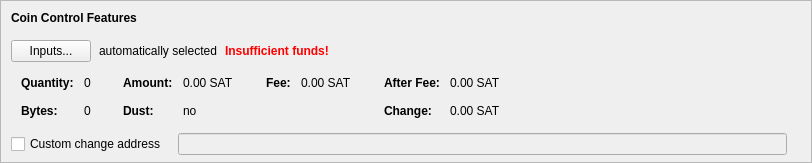
    <widget class="QFrame" name="frameCoinControl">
     <property name="sizePolicy">
      <sizepolicy hsizetype="Expanding" vsizetype="Expanding">
       <horstretch>0</horstretch>
       <verstretch>0</verstretch>
      </sizepolicy>
     </property>
     <property name="maximumSize">
      <size>
       <width>16777215</width>
       <height>16777215</height>
      </size>
     </property>
     <property name="frameShape">
      <enum>QFrame::StyledPanel</enum>
     </property>
     <property name="frameShadow">
      <enum>QFrame::Sunken</enum>
     </property>
     <layout class="QVBoxLayout" name="verticalLayoutCoinControl2">
      <property name="spacing">
       <number>0</number>
      </property>
      <property name="leftMargin">
       <number>0</number>
      </property>
      <property name="topMargin">
       <number>0</number>
      </property>
      <property name="rightMargin">
       <number>0</number>
      </property>
      <property name="bottomMargin">
       <number>6</number>
      </property>
      <item>
       <layout class="QVBoxLayout" name="verticalLayoutCoinControl" stretch="0,0,0,0,1">
        <property name="spacing">
         <number>0</number>
        </property>
        <property name="leftMargin">
         <number>10</number>
        </property>
        <property name="topMargin">
         <number>10</number>
        </property>
        <item>
         <layout class="QHBoxLayout" name="horizontalLayoutCoinControl1">
          <property name="bottomMargin">
           <number>15</number>
          </property>
          <item>
           <widget class="QLabel" name="labelCoinControlFeatures">
            <property name="sizePolicy">
             <sizepolicy hsizetype="Preferred" vsizetype="Maximum">
              <horstretch>0</horstretch>
              <verstretch>0</verstretch>
             </sizepolicy>
            </property>
            <property name="font">
             <font>
              <weight>75</weight>
              <bold>true</bold>
             </font>
            </property>
            <property name="styleSheet">
             <string notr="true">font-weight:bold;</string>
            </property>
            <property name="text">
             <string>Coin Control Features</string>
            </property>
           </widget>
          </item>
         </layout>
        </item>
        <item>
         <layout class="QHBoxLayout" name="horizontalLayoutCoinControl2" stretch="0,0,0,0">
          <property name="spacing">
           <number>8</number>
          </property>
          <property name="bottomMargin">
           <number>10</number>
          </property>
          <item>
           <widget class="QPushButton" name="pushButtonCoinControl">
            <property name="styleSheet">
             <string notr="true"/>
            </property>
            <property name="text">
             <string>Inputs...</string>
            </property>
            <property name="autoDefault">
             <bool>false</bool>
            </property>
           </widget>
          </item>
          <item>
           <widget class="QLabel" name="labelCoinControlAutomaticallySelected">
            <property name="text">
             <string>automatically selected</string>
            </property>
            <property name="margin">
             <number>5</number>
            </property>
           </widget>
          </item>
          <item>
           <widget class="QLabel" name="labelCoinControlInsuffFunds">
            <property name="font">
             <font>
              <weight>75</weight>
              <bold>true</bold>
             </font>
            </property>
            <property name="styleSheet">
             <string notr="true">color:red;font-weight:bold;</string>
            </property>
            <property name="text">
             <string>Insufficient funds!</string>
            </property>
            <property name="margin">
             <number>5</number>
            </property>
           </widget>
          </item>
          <item>
           <spacer name="horizontalSpacerCoinControl">
            <property name="orientation">
             <enum>Qt::Horizontal</enum>
            </property>
            <property name="sizeHint" stdset="0">
             <size>
              <width>40</width>
              <height>1</height>
             </size>
            </property>
           </spacer>
          </item>
         </layout>
        </item>
        <item>
         <widget class="QWidget" name="widgetCoinControl" native="true">
          <property name="sizePolicy">
           <sizepolicy hsizetype="Preferred" vsizetype="Preferred">
            <horstretch>0</horstretch>
            <verstretch>0</verstretch>
           </sizepolicy>
          </property>
          <property name="minimumSize">
           <size>
            <width>0</width>
            <height>0</height>
           </size>
          </property>
          <property name="styleSheet">
           <string notr="true"/>
          </property>
          <layout class="QHBoxLayout" name="horizontalLayoutCoinControl5">
           <property name="leftMargin">
            <number>0</number>
           </property>
           <property name="topMargin">
            <number>0</number>
           </property>
           <property name="rightMargin">
            <number>0</number>
           </property>
           <property name="bottomMargin">
            <number>0</number>
           </property>
           <item>
            <layout class="QHBoxLayout" name="horizontalLayoutCoinControl3" stretch="0,0,0,1">
             <property name="spacing">
              <number>20</number>
             </property>
             <property name="topMargin">
              <number>0</number>
             </property>
             <property name="bottomMargin">
              <number>10</number>
             </property>
             <item>
              <layout class="QFormLayout" name="formLayoutCoinControl1">
               <property name="horizontalSpacing">
                <number>10</number>
               </property>
               <property name="verticalSpacing">
                <number>14</number>
               </property>
               <property name="leftMargin">
                <number>10</number>
               </property>
               <property name="topMargin">
                <number>4</number>
               </property>
               <property name="rightMargin">
                <number>6</number>
               </property>
               <item row="0" column="0">
                <widget class="QLabel" name="labelCoinControlQuantityText">
                 <property name="font">
                  <font>
                   <weight>75</weight>
                   <bold>true</bold>
                  </font>
                 </property>
                 <property name="text">
                  <string>Quantity:</string>
                 </property>
                 <property name="margin">
                  <number>0</number>
                 </property>
                </widget>
               </item>
               <item row="0" column="1">
                <widget class="QLabel" name="labelCoinControlQuantity">
                 <property name="cursor">
                  <cursorShape>IBeamCursor</cursorShape>
                 </property>
                 <property name="contextMenuPolicy">
                  <enum>Qt::ActionsContextMenu</enum>
                 </property>
                 <property name="text">
                  <string notr="true">0</string>
                 </property>
                 <property name="margin">
                  <number>0</number>
                 </property>
                 <property name="textInteractionFlags">
                  <set>Qt::LinksAccessibleByMouse|Qt::TextSelectableByKeyboard|Qt::TextSelectableByMouse</set>
                 </property>
                </widget>
               </item>
               <item row="1" column="0">
                <widget class="QLabel" name="labelCoinControlBytesText">
                 <property name="font">
                  <font>
                   <weight>75</weight>
                   <bold>true</bold>
                  </font>
                 </property>
                 <property name="text">
                  <string>Bytes:</string>
                 </property>
                </widget>
               </item>
               <item row="1" column="1">
                <widget class="QLabel" name="labelCoinControlBytes">
                 <property name="cursor">
                  <cursorShape>IBeamCursor</cursorShape>
                 </property>
                 <property name="contextMenuPolicy">
                  <enum>Qt::ActionsContextMenu</enum>
                 </property>
                 <property name="text">
                  <string notr="true">0</string>
                 </property>
                 <property name="textInteractionFlags">
                  <set>Qt::LinksAccessibleByMouse|Qt::TextSelectableByKeyboard|Qt::TextSelectableByMouse</set>
                 </property>
                </widget>
               </item>
              </layout>
             </item>
             <item>
              <layout class="QFormLayout" name="formLayoutCoinControl2">
               <property name="horizontalSpacing">
                <number>10</number>
               </property>
               <property name="verticalSpacing">
                <number>14</number>
               </property>
               <property name="leftMargin">
                <number>6</number>
               </property>
               <property name="topMargin">
                <number>4</number>
               </property>
               <property name="rightMargin">
                <number>6</number>
               </property>
               <item row="0" column="0">
                <widget class="QLabel" name="labelCoinControlAmountText">
                 <property name="font">
                  <font>
                   <weight>75</weight>
                   <bold>true</bold>
                  </font>
                 </property>
                 <property name="text">
                  <string>Amount:</string>
                 </property>
                 <property name="margin">
                  <number>0</number>
                 </property>
                </widget>
               </item>
               <item row="0" column="1">
                <widget class="QLabel" name="labelCoinControlAmount">
                 <property name="cursor">
                  <cursorShape>IBeamCursor</cursorShape>
                 </property>
                 <property name="contextMenuPolicy">
                  <enum>Qt::ActionsContextMenu</enum>
                 </property>
                 <property name="text">
                  <string notr="true">0.00 SAT</string>
                 </property>
                 <property name="textInteractionFlags">
                  <set>Qt::LinksAccessibleByMouse|Qt::TextSelectableByKeyboard|Qt::TextSelectableByMouse</set>
                 </property>
                </widget>
               </item>
               <item row="1" column="0">
                <widget class="QLabel" name="labelCoinControlLowOutputText">
                 <property name="font">
                  <font>
                   <weight>75</weight>
                   <bold>true</bold>
                  </font>
                 </property>
                 <property name="text">
                  <string>Dust:</string>
                 </property>
                </widget>
               </item>
               <item row="1" column="1">
                <widget class="QLabel" name="labelCoinControlLowOutput">
                 <property name="cursor">
                  <cursorShape>IBeamCursor</cursorShape>
                 </property>
                 <property name="contextMenuPolicy">
                  <enum>Qt::ActionsContextMenu</enum>
                 </property>
                 <property name="text">
                  <string notr="true">no</string>
                 </property>
                 <property name="textInteractionFlags">
                  <set>Qt::LinksAccessibleByMouse|Qt::TextSelectableByKeyboard|Qt::TextSelectableByMouse</set>
                 </property>
                </widget>
               </item>
              </layout>
             </item>
             <item>
              <layout class="QFormLayout" name="formLayoutCoinControl3">
               <property name="horizontalSpacing">
                <number>10</number>
               </property>
               <property name="verticalSpacing">
                <number>14</number>
               </property>
               <property name="leftMargin">
                <number>6</number>
               </property>
               <property name="topMargin">
                <number>4</number>
               </property>
               <property name="rightMargin">
                <number>6</number>
               </property>
               <item row="0" column="0">
                <widget class="QLabel" name="labelCoinControlFeeText">
                 <property name="font">
                  <font>
                   <weight>75</weight>
                   <bold>true</bold>
                  </font>
                 </property>
                 <property name="text">
                  <string>Fee:</string>
                 </property>
                 <property name="margin">
                  <number>0</number>
                 </property>
                </widget>
               </item>
               <item row="0" column="1">
                <widget class="QLabel" name="labelCoinControlFee">
                 <property name="cursor">
                  <cursorShape>IBeamCursor</cursorShape>
                 </property>
                 <property name="contextMenuPolicy">
                  <enum>Qt::ActionsContextMenu</enum>
                 </property>
                 <property name="text">
                  <string notr="true">0.00 SAT</string>
                 </property>
                 <property name="textInteractionFlags">
                  <set>Qt::LinksAccessibleByMouse|Qt::TextSelectableByKeyboard|Qt::TextSelectableByMouse</set>
                 </property>
                </widget>
               </item>
              </layout>
             </item>
             <item>
              <layout class="QFormLayout" name="formLayoutCoinControl4">
               <property name="horizontalSpacing">
                <number>10</number>
               </property>
               <property name="verticalSpacing">
                <number>14</number>
               </property>
               <property name="leftMargin">
                <number>6</number>
               </property>
               <property name="topMargin">
                <number>4</number>
               </property>
               <property name="rightMargin">
                <number>6</number>
               </property>
               <item row="0" column="0">
                <widget class="QLabel" name="labelCoinControlAfterFeeText">
                 <property name="font">
                  <font>
                   <weight>75</weight>
                   <bold>true</bold>
                  </font>
                 </property>
                 <property name="text">
                  <string>After Fee:</string>
                 </property>
                 <property name="margin">
                  <number>0</number>
                 </property>
                </widget>
               </item>
               <item row="0" column="1">
                <widget class="QLabel" name="labelCoinControlAfterFee">
                 <property name="cursor">
                  <cursorShape>IBeamCursor</cursorShape>
                 </property>
                 <property name="contextMenuPolicy">
                  <enum>Qt::ActionsContextMenu</enum>
                 </property>
                 <property name="text">
                  <string notr="true">0.00 SAT</string>
                 </property>
                 <property name="textInteractionFlags">
                  <set>Qt::LinksAccessibleByMouse|Qt::TextSelectableByKeyboard|Qt::TextSelectableByMouse</set>
                 </property>
                </widget>
               </item>
               <item row="1" column="0">
                <widget class="QLabel" name="labelCoinControlChangeText">
                 <property name="font">
                  <font>
                   <weight>75</weight>
                   <bold>true</bold>
                  </font>
                 </property>
                 <property name="text">
                  <string>Change:</string>
                 </property>
                </widget>
               </item>
               <item row="1" column="1">
                <widget class="QLabel" name="labelCoinControlChange">
                 <property name="cursor">
                  <cursorShape>IBeamCursor</cursorShape>
                 </property>
                 <property name="contextMenuPolicy">
                  <enum>Qt::ActionsContextMenu</enum>
                 </property>
                 <property name="text">
                  <string notr="true">0.00 SAT</string>
                 </property>
                 <property name="textInteractionFlags">
                  <set>Qt::LinksAccessibleByMouse|Qt::TextSelectableByKeyboard|Qt::TextSelectableByMouse</set>
                 </property>
                </widget>
               </item>
              </layout>
             </item>
            </layout>
           </item>
          </layout>
         </widget>
        </item>
        <item>
         <layout class="QHBoxLayout" name="horizontalLayoutCoinControl4" stretch="0,0,0">
          <property name="spacing">
           <number>12</number>
          </property>
          <property name="sizeConstraint">
           <enum>QLayout::SetDefaultConstraint</enum>
          </property>
          <property name="topMargin">
           <number>5</number>
          </property>
          <property name="rightMargin">
           <number>5</number>
          </property>
          <item>
           <widget class="QCheckBox" name="checkBoxCoinControlChange">
            <property name="toolTip">
             <string>If this is activated, but the change address is empty or invalid, change will be sent to a newly generated address.</string>
            </property>
            <property name="text">
             <string>Custom change address</string>
            </property>
           </widget>
          </item>
          <item>
           <widget class="QValidatedLineEdit" name="lineEditCoinControlChange">
            <property name="enabled">
             <bool>false</bool>
            </property>
            <property name="sizePolicy">
             <sizepolicy hsizetype="Expanding" vsizetype="Fixed">
              <horstretch>0</horstretch>
              <verstretch>0</verstretch>
             </sizepolicy>
            </property>
           </widget>
          </item>
          <item>
           <widget class="QLabel" name="labelCoinControlChangeLabel">
            <property name="sizePolicy">
             <sizepolicy hsizetype="Preferred" vsizetype="Expanding">
              <horstretch>0</horstretch>
              <verstretch>0</verstretch>
             </sizepolicy>
            </property>
            <property name="minimumSize">
             <size>
              <width>0</width>
              <height>0</height>
             </size>
            </property>
            <property name="text">
             <string/>
            </property>
            <property name="margin">
             <number>3</number>
            </property>
           </widget>
          </item>
         </layout>
        </item>
        <item>
         <spacer name="verticalSpacerCoinControl">
          <property name="orientation">
           <enum>Qt::Vertical</enum>
          </property>
          <property name="sizeHint" stdset="0">
           <size>
            <width>800</width>
            <height>1</height>
           </size>
          </property>
         </spacer>
        </item>
       </layout>
      </item>
     </layout>
    </widget>
